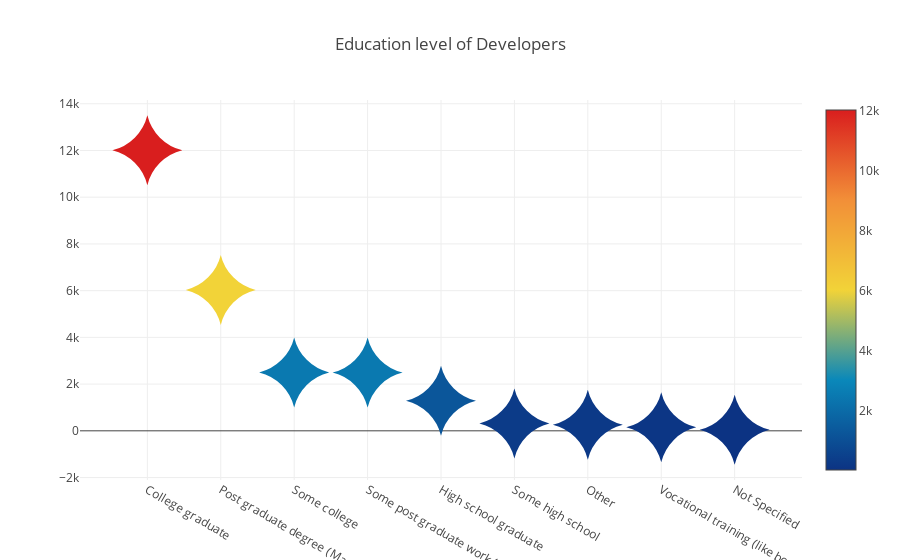

Notebook code for this chart:
### Markdown cell above
- Before exploring the ways developers have learnt to code. Let us consider their education qualifications.

### Code cell
edu = df_c['q4Education'].value_counts()

trace = go.Scatter(
    x=edu.index,
    y=edu.values,
    mode='markers',
    marker=dict(
        symbol='star-diamond',
        sizemode = 'diameter',
        sizeref = 1,
        size = 50,
        color = edu.values,
        colorscale='Portland',
        showscale=True
    ),
)

layout = go.Layout(
    title='Education level of Developers'
)

data = [trace]
fig = go.Figure(data=data, layout=layout)
py.offline.iplot(fig)

### Figure 1 — Plotly figure (JSON) as saved in the notebook; plotly's stock layout.template omitted (floating-point values rounded to 4 significant figures)
{"data": [{"marker": {"color": [12010, 6030, 2499, 2493, 1289, 316, 259, 148, 46], "colorscale": "Portland", "showscale": true, "size": 50, "sizemode": "diameter", "sizeref": 1, "symbol": "star-diamond"}, "mode": "markers", "x": ["College graduate", "Post graduate degree (Masters, PhD)", "Some college", "Some post graduate work (Masters, PhD)", "High school graduate", "Some high school", "Other", "Vocational training (like bootcamp)", "Not Specified"], "y": [12010, 6030, 2499, 2493, 1289, 316, 259, 148, 46], "type": "scatter", "uid": "1c1cffe0-17ff-4905-a96f-058e7c33efd4"}], "layout": {"title": {"text": "Education level of Developers"}}}
